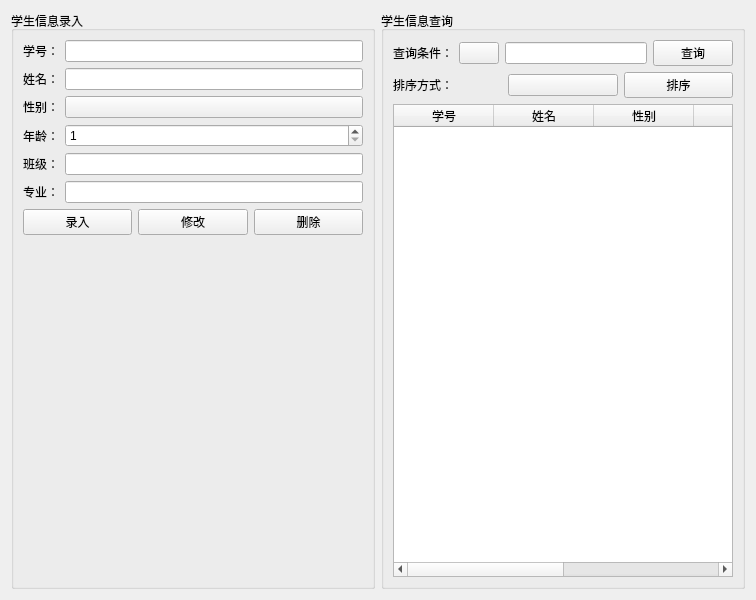
<?xml version="1.0" encoding="UTF-8"?>
<ui version="4.0">
 <class>StudentInfoWidget</class>
 <widget class="QWidget" name="StudentInfoWidget">
  <property name="geometry">
   <rect>
    <x>0</x>
    <y>0</y>
    <width>756</width>
    <height>600</height>
   </rect>
  </property>
  <property name="windowTitle">
   <string>学生信息管理</string>
  </property>
  <layout class="QHBoxLayout" name="horizontalLayout">
   <item>
    <widget class="QGroupBox" name="groupBox_1">
     <property name="title">
      <string>学生信息录入</string>
     </property>
     <layout class="QFormLayout" name="formLayout_1">
      <item row="0" column="0">
       <widget class="QLabel" name="label_1">
        <property name="text">
         <string>学号：</string>
        </property>
       </widget>
      </item>
      <item row="0" column="1">
       <widget class="LineEdit" name="lineEdit_1"/>
      </item>
      <item row="1" column="0">
       <widget class="QLabel" name="label_2">
        <property name="text">
         <string>姓名：</string>
        </property>
       </widget>
      </item>
      <item row="1" column="1">
       <widget class="LineEdit" name="lineEdit_2"/>
      </item>
      <item row="2" column="0">
       <widget class="QLabel" name="label_3">
        <property name="text">
         <string>性别：</string>
        </property>
       </widget>
      </item>
      <item row="2" column="1">
       <widget class="ComboBox" name="comboBox_1"/>
      </item>
      <item row="3" column="0">
       <widget class="QLabel" name="label_4">
        <property name="text">
         <string>年龄：</string>
        </property>
       </widget>
      </item>
      <item row="3" column="1">
       <widget class="SpinBox" name="spinBox_1">
        <property name="minimum">
         <number>1</number>
        </property>
        <property name="maximum">
         <number>100</number>
        </property>
       </widget>
      </item>
      <item row="4" column="0">
       <widget class="QLabel" name="label_5">
        <property name="text">
         <string>班级：</string>
        </property>
       </widget>
      </item>
      <item row="4" column="1">
       <widget class="LineEdit" name="lineEdit_3"/>
      </item>
      <item row="5" column="0">
       <widget class="QLabel" name="label_6">
        <property name="text">
         <string>专业：</string>
        </property>
       </widget>
      </item>
      <item row="5" column="1">
       <widget class="LineEdit" name="lineEdit_4"/>
      </item>
      <item row="6" column="0" colspan="2">
       <layout class="QHBoxLayout" name="horizontalLayout_1">
        <item>
         <widget class="PushButton" name="pushButton_1">
          <property name="text">
           <string>录入</string>
          </property>
         </widget>
        </item>
        <item>
         <widget class="PushButton" name="pushButton_2">
          <property name="text">
           <string>修改</string>
          </property>
         </widget>
        </item>
        <item>
         <widget class="PushButton" name="pushButton_3">
          <property name="text">
           <string>删除</string>
          </property>
         </widget>
        </item>
       </layout>
      </item>
     </layout>
    </widget>
   </item>
   <item>
    <widget class="QGroupBox" name="groupBox_2">
     <property name="title">
      <string>学生信息查询</string>
     </property>
     <layout class="QVBoxLayout" name="verticalLayout_1">
      <item>
       <layout class="QHBoxLayout" name="horizontalLayout_2">
        <item>
         <widget class="QLabel" name="label_7">
          <property name="text">
           <string>查询条件：</string>
          </property>
         </widget>
        </item>
        <item>
         <widget class="ComboBox" name="comboBox_2"/>
        </item>
        <item>
         <widget class="LineEdit" name="lineEdit_5"/>
        </item>
        <item>
         <widget class="PushButton" name="pushButton_4">
          <property name="text">
           <string>查询</string>
          </property>
         </widget>
        </item>
       </layout>
      </item>
      <item>
       <layout class="QHBoxLayout" name="horizontalLayout_3">
        <item>
         <widget class="QLabel" name="label_8">
          <property name="text">
           <string>排序方式：</string>
          </property>
         </widget>
        </item>
        <item>
         <widget class="ComboBox" name="comboBox_3"/>
        </item>
        <item>
         <widget class="PushButton" name="pushButton_5">
          <property name="text">
           <string>排序</string>
          </property>
         </widget>
        </item>
       </layout>
      </item>
      <item>
       <widget class="TableWidget" name="tableWidget_1">
        <property name="columnCount">
         <number>6</number>
        </property>
        <attribute name="horizontalHeaderVisible">
         <bool>true</bool>
        </attribute>
        <column>
         <property name="text">
          <string>学号</string>
         </property>
        </column>
        <column>
         <property name="text">
          <string>姓名</string>
         </property>
        </column>
        <column>
         <property name="text">
          <string>性别</string>
         </property>
        </column>
        <column>
         <property name="text">
          <string>年龄</string>
         </property>
        </column>
        <column>
         <property name="text">
          <string>班级</string>
         </property>
        </column>
        <column>
         <property name="text">
          <string>专业</string>
         </property>
        </column>
       </widget>
      </item>
     </layout>
    </widget>
   </item>
  </layout>
 </widget>
 <customwidgets>
  <customwidget>
   <class>ComboBox</class>
   <extends>QPushButton</extends>
   <header>qfluentwidgets</header>
  </customwidget>
  <customwidget>
   <class>PushButton</class>
   <extends>QPushButton</extends>
   <header>qfluentwidgets</header>
  </customwidget>
  <customwidget>
   <class>LineEdit</class>
   <extends>QLineEdit</extends>
   <header>qfluentwidgets</header>
  </customwidget>
  <customwidget>
   <class>SpinBox</class>
   <extends>QSpinBox</extends>
   <header>qfluentwidgets</header>
  </customwidget>
  <customwidget>
   <class>TableWidget</class>
   <extends>QTableWidget</extends>
   <header>qfluentwidgets</header>
  </customwidget>
 </customwidgets>
 <resources/>
 <connections/>
</ui>
